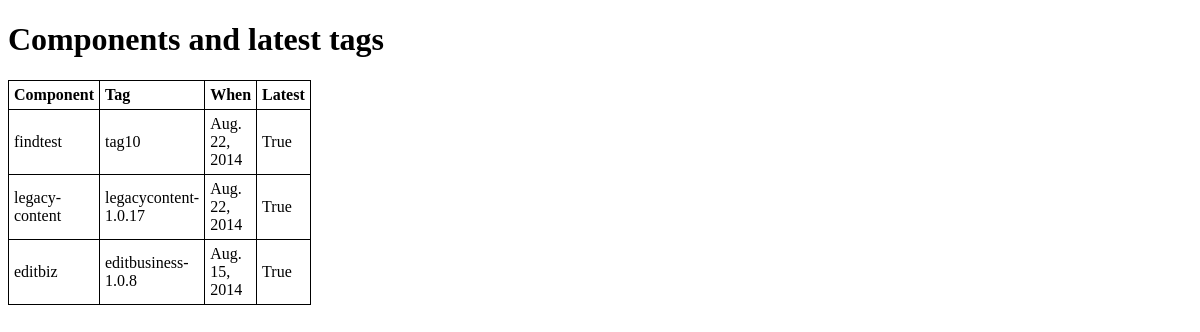
The app's page /tagging/latesttags/, older data.
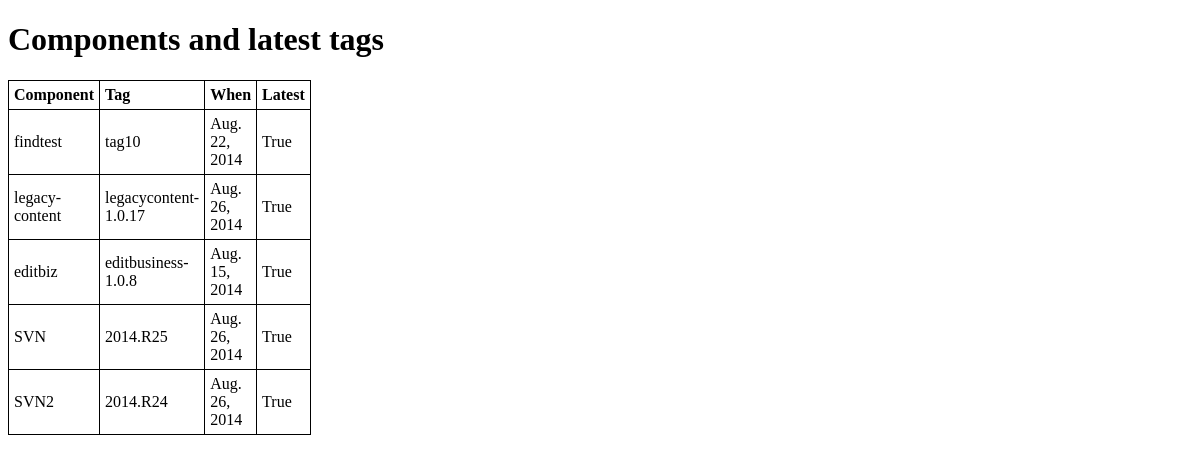
The same page, newer data.
### tagging/models.py (models this page shows)
class tag_history(models.Model):
	component_name    = models.ForeignKey(components,primary_key=True)
        tag               = models.CharField(max_length=30)
        datetime          = models.DateField("When")
        latest_tag        = models.BooleanField()
	def __unicode__(self):
		return u'%s %s' % (self.component_name, self.latest_tag)
	def tagname(self):
                return self.tag
        def created(self):
                return self.datetime
        def componentname(self):
                return self.component_name
        def islatest(self):
                return self.latest_tag

class components(models.Model):
	component_name  = models.CharField("Component's Name",max_length=50,primary_key=True)
	component_type  = models.CharField("Component's Type",max_length=20)
        version_control = models.ForeignKey(vc_credentials)
        repo_path       = models.URLField("URL for git/svn")
        branch          = models.CharField("Branch",max_length=20)
	def __unicode__(self):
		return self.component_name
	def type(self):
		return self.component_type
	def vc(self):
		return self.version_control
	def repo(self):
		return self.repo_path
	def comp_branch(self):
		return self.branch

### tagging/views.py (the view)
def tags(request):
	tagslist = models.tag_history.objects.all()
        return render(request, 'latesttags.html', {'tags' : tagslist})

### templates/latesttags.html (shortened to what this page needs)
<!DOCTYPE html>
<html>
<head>
<h1>Components and latest tags</h1>
</head>
<body>
<table style="width:300px">
<tr>
  <th>Component</th>
  <th>Tag</th>
  <th>When</th>
  <th>Latest</th>
</tr>
{% for component in tags %}
<tr>
  <td>{{ component.componentname}}</td>
  <td>{{ component.tagname }}</td>
  <td>{{ component.created }}</td>
  <td>{{ component.islatest }}</td>
</tr>
{% endfor %}
</table>
</body>
</html>

### templates/latesttags.html (style rules this page uses)
table,th,td { border:1px solid black; border-collapse:collapse; }
th,td { padding:5px; }
th { text-align:left; }

Row changes from the older to the newer data that the page shows:
changed tag_history "legacycontent-1.0.17": created "Aug. 22, 2014" → "Aug. 26, 2014"
added tag_history: componentname "SVN", tagname "2014.R25", created "Aug. 26, 2014", islatest "True"
added tag_history: componentname "SVN2", tagname "2014.R24", created "Aug. 26, 2014", islatest "True"
